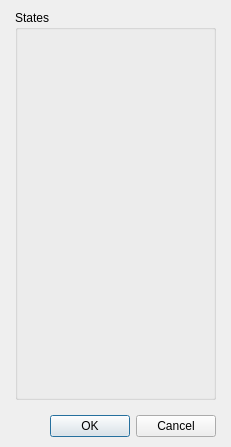
<?xml version="1.0" encoding="UTF-8"?>
<ui version="4.0">
 <class>DialogCompleteListStates</class>
 <widget class="QDialog" name="DialogCompleteListStates">
  <property name="geometry">
   <rect>
    <x>0</x>
    <y>0</y>
    <width>231</width>
    <height>447</height>
   </rect>
  </property>
  <property name="windowTitle">
   <string>Dialog</string>
  </property>
  <layout class="QGridLayout" name="gridLayout">
   <property name="leftMargin">
    <number>15</number>
   </property>
   <property name="topMargin">
    <number>10</number>
   </property>
   <property name="rightMargin">
    <number>15</number>
   </property>
   <property name="bottomMargin">
    <number>10</number>
   </property>
   <item row="0" column="0">
    <layout class="QVBoxLayout" name="verticalLayout">
     <property name="spacing">
      <number>15</number>
     </property>
     <item>
      <widget class="QGroupBox" name="groupBox_15">
       <property name="minimumSize">
        <size>
         <width>0</width>
         <height>0</height>
        </size>
       </property>
       <property name="maximumSize">
        <size>
         <width>16777215</width>
         <height>16777215</height>
        </size>
       </property>
       <property name="title">
        <string>States</string>
       </property>
       <layout class="QGridLayout" name="gridLayout_20">
        <item row="0" column="0">
         <widget class="PanelSuperList" name="panelSuperListStates" native="true">
          <property name="minimumSize">
           <size>
            <width>175</width>
            <height>0</height>
           </size>
          </property>
          <property name="maximumSize">
           <size>
            <width>175</width>
            <height>16777215</height>
           </size>
          </property>
         </widget>
        </item>
       </layout>
      </widget>
     </item>
     <item>
      <widget class="QDialogButtonBox" name="buttonBox">
       <property name="orientation">
        <enum>Qt::Horizontal</enum>
       </property>
       <property name="standardButtons">
        <set>QDialogButtonBox::Cancel|QDialogButtonBox::Ok</set>
       </property>
      </widget>
     </item>
    </layout>
   </item>
  </layout>
 </widget>
 <customwidgets>
  <customwidget>
   <class>PanelSuperList</class>
   <extends>QWidget</extends>
   <header>panelsuperlist.h</header>
   <container>1</container>
  </customwidget>
 </customwidgets>
 <resources/>
 <connections>
  <connection>
   <sender>buttonBox</sender>
   <signal>accepted()</signal>
   <receiver>DialogCompleteListStates</receiver>
   <slot>accept()</slot>
   <hints>
    <hint type="sourcelabel">
     <x>248</x>
     <y>254</y>
    </hint>
    <hint type="destinationlabel">
     <x>157</x>
     <y>274</y>
    </hint>
   </hints>
  </connection>
  <connection>
   <sender>buttonBox</sender>
   <signal>rejected()</signal>
   <receiver>DialogCompleteListStates</receiver>
   <slot>reject()</slot>
   <hints>
    <hint type="sourcelabel">
     <x>316</x>
     <y>260</y>
    </hint>
    <hint type="destinationlabel">
     <x>286</x>
     <y>274</y>
    </hint>
   </hints>
  </connection>
 </connections>
</ui>
